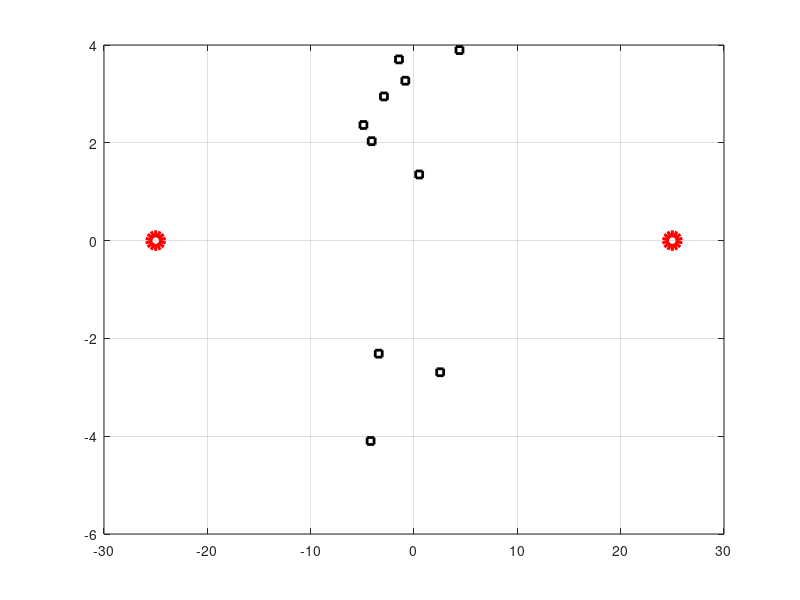

The MATLAB source for this figure: (Note: this script raises an error after producing the figure.)
clc; clear; close all;
%% Node Generation
a = 25;
Nrelays = 10;
Nrelaysdisty = 10;
source = -a;
destination = a;
relays = Nrelaysdisty.*(rand(Nrelays,1) + 1i*rand(Nrelays,1) - 0.5 - 0.5i);
%% Noise
BW = 15e3;
NF = 5;
%% PL
fc = 2.4e9;
lambda = 3e8/fc;
Dist_all = [abs(source - relays) abs(destination - relays)];
aExponent = 2.3;
ShadowVar = 10;
PL_alldB = 20*log10(lambda/(4*pi)) - aExponent*10*log10(Dist_all) + normrnd(0,ShadowVar,Nrelays,2);
PL_sddB = 20*log10(lambda/(4*pi)) - aExponent*10*log10(abs(source - destination)) + normrnd(0,ShadowVar,1,1);
PL = 10.^(PL_alldB./10) % keep the minus to make PL as a gain
PL_sd = 10^(PL_sddB/10)
%% Plot S-R-D
plot(real(source),imag(source),'ro','linewidth',5,'markersize',10); hold on;
plot(real(destination),imag(destination),'ro','linewidth',5,'markersize',10); hold on;
plot(real(relays),imag(relays),'ks','linewidth',2,'markersize',5); grid on;
%% Parameters
Pmax = 10^(-7/10); % 23 dBm


%% Flows
flowVal = 1;
randomRelay = randi(Nrelays,1,1);
xMatrix = zeros(Nrelays+2); % (i,j) -> (Nrelays+2) x (Nrelays+2);

xMatrix(1,randomRelay) = flowVal; % S-R: Randomly select one relay
xMatrixf(randomRelay+1,Nrelays+2) = flowVal; % R-D: Connect it to destination
%% Initially Transmit at Max Power
clc;
P_direct = Pmax;
P_sr = Pmax;
P_rd = Pmax;

iRelay = 1;
[capDirect,capCoop,decision,capDecision] = fcalculateCapacities(P_direct,P_sr,P_rd,PL_sd,PL(iRelay,1),PL(iRelay,2))


































%%
% lambdaMin = 0; lambdaMax = 10; tol = 1e-3; 
% [lambda,Pd_direct] = fbinsearchDirect(PL_sd,Pmax,lambdaMin,lambdaMax,tol);
% relayNo = 1;
% [lambdaSR,Pd_sr,Pd_rd] = fbinsearchRelay(PL_sd,PL(relayNo,1),PL(relayNo,2),Pmax,lambdaMin,lambdaMax,tol);
% fprintf('(Direct) Tx: %2.4f mW \n',Pd_direct*1e3);
% fprintf('(Coop) Tx: %2.4f mW (S-R), %2.4f mW (R-D), \n',Pd_sr*1e3,Pd_rd*1e3);

